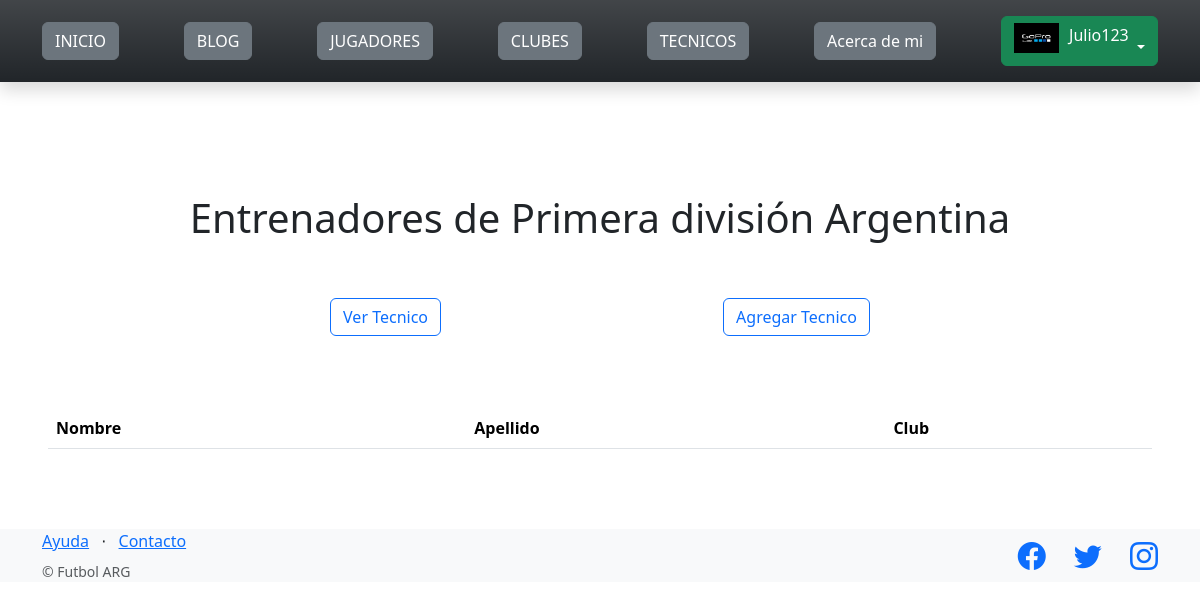
Before: /futbol/entrenadores/ (signed in) with the older database file.
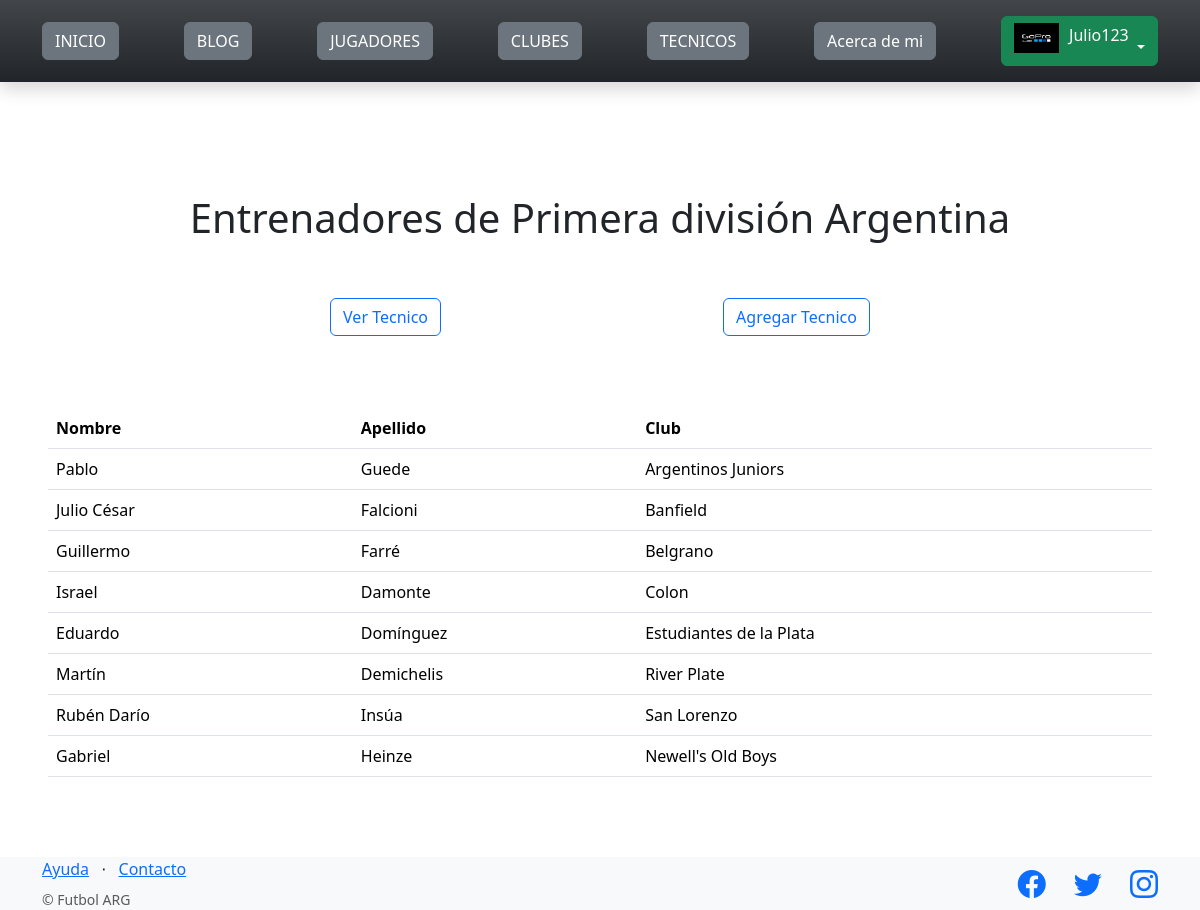
After: the same page with the newer database file.
### control_futbol/models.py (models this page shows)
class Entrenador(models.Model):
    nombre = models.CharField(max_length=64)
    apellido = models.CharField(max_length=256)
    club = models.CharField(max_length=256)

### control_futbol/views.py (the view)
# urls.py: path("entrenadores/",  listar_entrenadores, name="lista_entrenadores"),
def listar_entrenadores(request):
    contexto = {
        "entrenadores": Entrenador.objects.all(),
    }
    http_response = render(
        request = request,
        template_name = 'control_futbol/lista_entrenadores.html',
        context=contexto,
    )
    return http_response

### control_futbol/templates/control_futbol/lista_entrenadores.html (shortened to what this page needs)
{% extends "base.html" %}
{% block contenido %}
<h1 class="d-flex justify-content-center">Entrenadores de Primera división Argentina</h1>
<br><br>
<section class="d-flex justify-content-evenly">
    <a href="{% url 'lista_entrenadores' %}"><button type="button" class="btn btn-outline-primary">Ver Tecnico</button></a>
    <a href="{% url 'agregar_entrenadores' %}"><button type="button" class="btn btn-outline-primary">Agregar Tecnico</button></a>
</section>
<br><br><br>
<table class="table">
    <tbody>
        <tr>
            <th>Nombre</th>
            <th>Apellido</th>
            <th>Club</th>
        </tr>
        {% for Entrenador in entrenadores %}
        <tr>
            <td>{{ Entrenador.nombre }}</td>
            <td>{{ Entrenador.apellido }}</td>
            <td>{{ Entrenador.club }}</td>
        </tr>
        {% endfor %}
    </tbody>
</table>
{% endblock contenido %}

Changed rows visible on the page:
added Entrenador: nombre "Pablo", apellido "Guede", club "Argentinos Juniors"
added Entrenador: nombre "Julio César", apellido "Falcioni", club "Banfield"
added Entrenador: nombre "Guillermo", apellido "Farré", club "Belgrano"
added Entrenador: nombre "Israel", apellido "Damonte", club "Colon"
added Entrenador: nombre "Eduardo", apellido "Domínguez", club "Estudiantes de la Plata"
added Entrenador: nombre "Martín", apellido "Demichelis", club "River Plate"
added Entrenador: nombre "Rubén Darío", apellido "Insúa", club "San Lorenzo"
added Entrenador: nombre "Gabriel", apellido "Heinze", club "Newell's Old Boys"
